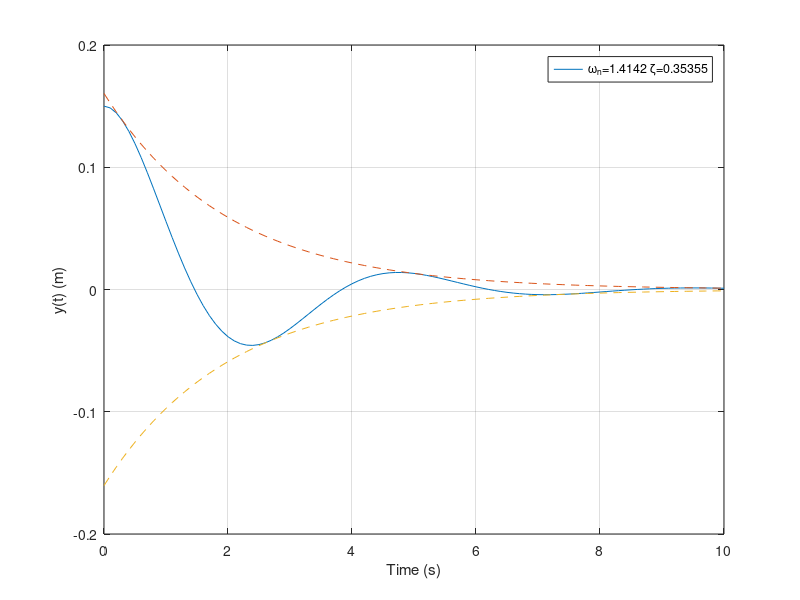

Reproduce this figure in MATLAB.
y0=0.15;
wn=sqrt(2);
zeta=1/(2*sqrt(2));
t=[0:0.1:10];
c=(y0/sqrt(1-zeta^2));
y=c*exp(-zeta*wn*t).*sin(wn*sqrt(1-zeta^2)*t+acos(zeta));
bu=c*exp(-zeta*wn*t);bl=-bu; % 包络线

plot(t,y,t,bu,'--',t,bl,'--'),grid
xlabel('Time (s)'),ylabel('y(t) (m)')
legend(['\omega_n=',num2str(wn),' \zeta=', num2str(zeta)])
